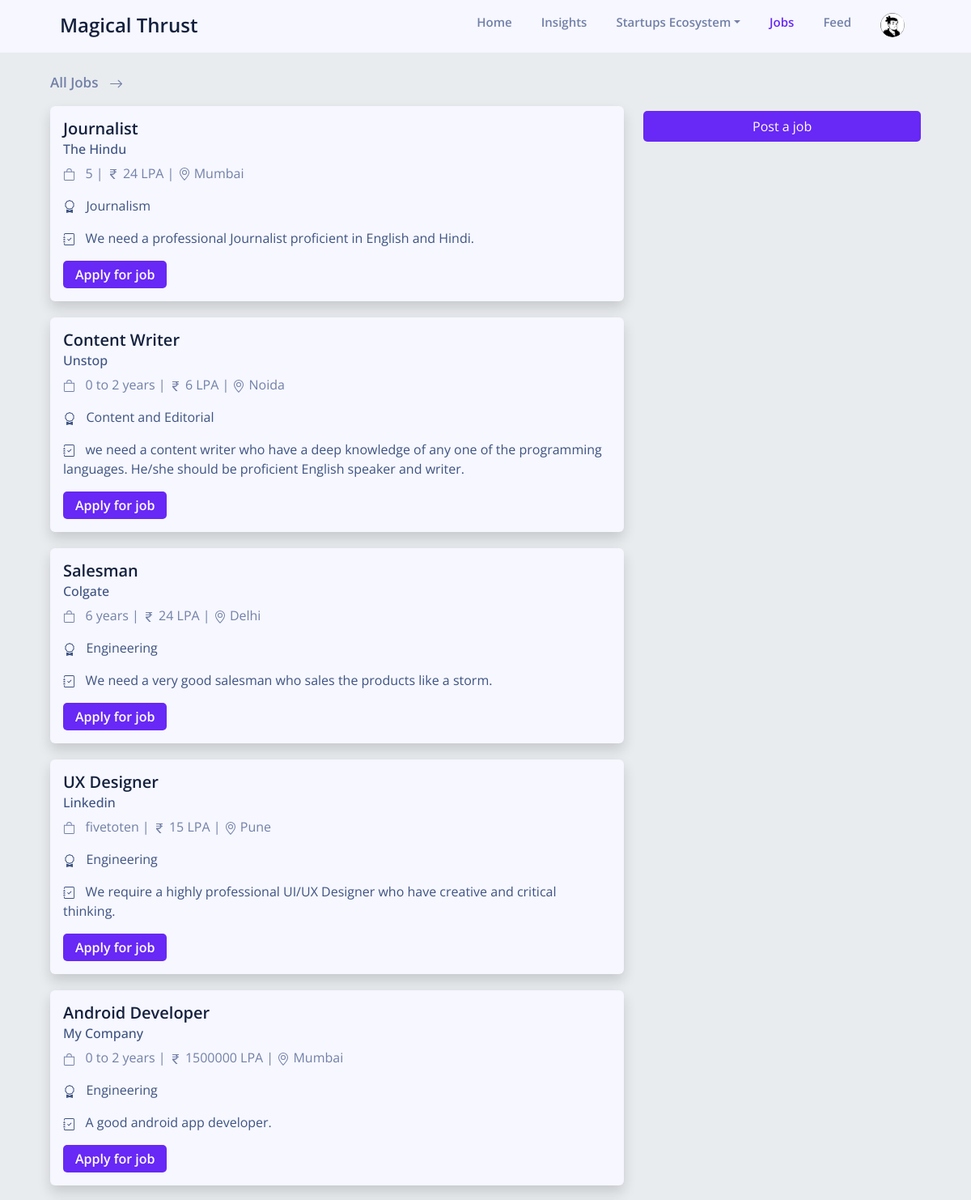
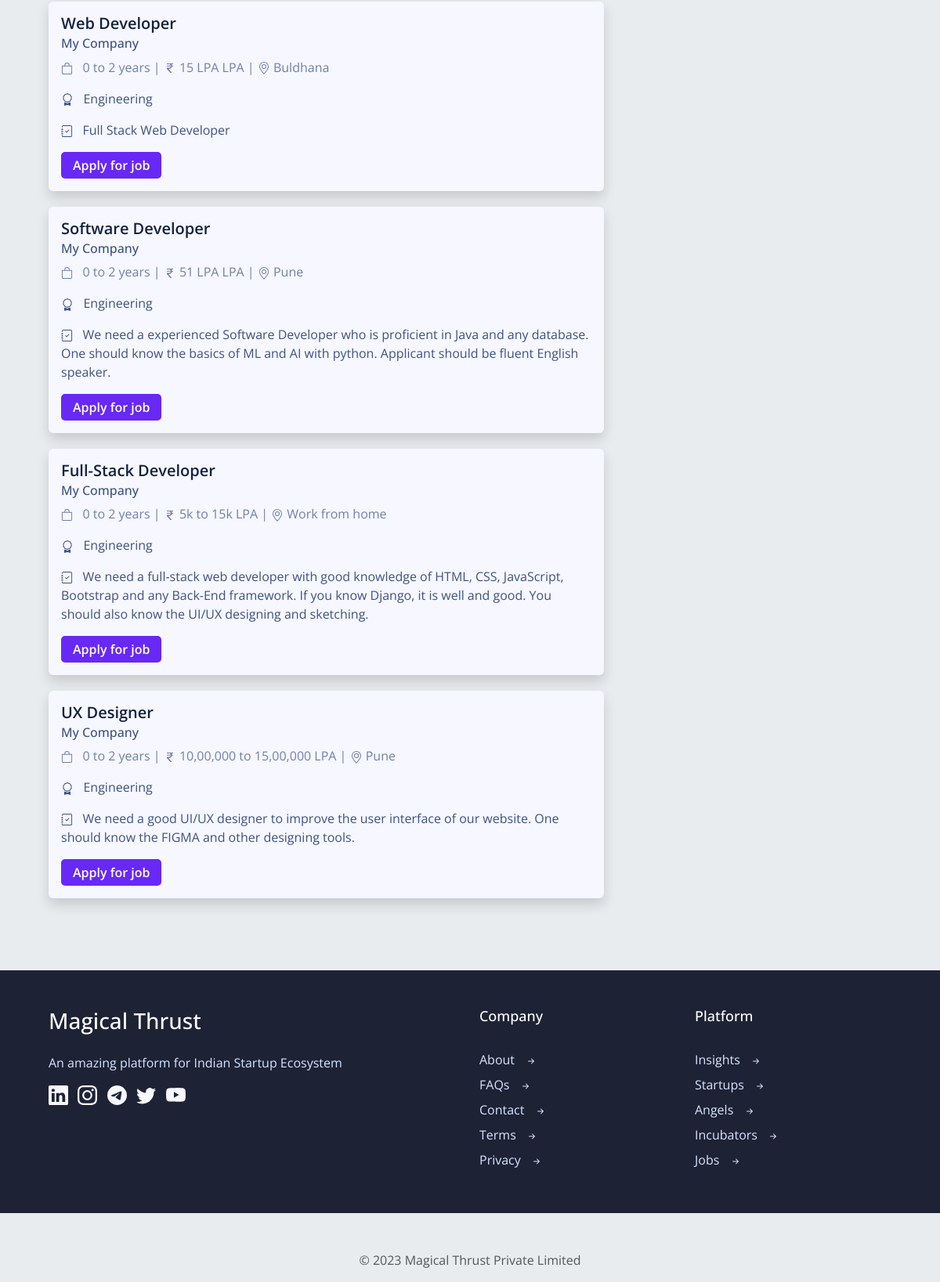
Page /jobs (signed in) on the committed database (2 pictures, top to bottom).
### core/models.py (models this page shows, shortened)
class Jobpost(models.Model):
    id = models.UUIDField(primary_key=True, default=uuid.uuid4)   #
    user = models.CharField(max_length=100)
    jobposition = models.TextField()
    joblocation = models.TextField()
    jobtime = models.TextField()
    jobsalary = models.TextField()
    jobabout = models.TextField()
    joblink = models.TextField()
    jobcompany = models.TextField()
    jobmode = models.TextField()
    jobexperience = models.TextField()
    jobdepartment = models.TextField(max_length=240, default='Engineering')

### core/views.py (the view)
# urls.py: path('jobs', views.jobs, name='jobs'),
@login_required(login_url='signin')
def jobs(request):
    user_object = User.objects.get(username=request.user.username)
    user_profile = Profile.objects.get(user=user_object)
    jobfeed = []
    jobfeed_lists = Jobpost.objects.all()
    jobfeed.append(jobfeed_lists)
    jobfeef_list = list(chain(*jobfeed))
    return render(request, 'jobs.html', {'user_profile': user_profile, 'jobposts': jobfeef_list,})

### templates/jobs.html (shortened to what this page needs)
{% load static %}
<!DOCTYPE html>
<html lang="en">
<head>
    <link href="https://cdn.jsdelivr.net/npm/bootstrap@5.3.0-alpha3/dist/css/bootstrap.min.css" rel="stylesheet">
    <link rel="stylesheet" href="{% static 'css/common.css' %}">
    <link rel="stylesheet" href="{% static 'css/jobs.css' %}">
</head>
<body>
    <section class="nav-section">
        <div class="container nav-container">
            <nav class="navbar navbar-expand-lg">
                <div class="container-fluid">
                  <a class="navbar-brand brand-name" href="/home">
                    Magical Thrust</a>
                  <div class="collapse justify-content-end navbar-collapse" id="navbarSupportedContent">
                    <ul class="navbar-nav">
                      <li class="nav-item">
                        <a class="nav-link navbar-item" href="/home">Home</a>
                      </li>
                      <li class="nav-item">
                        <a class="nav-link navbar-item" href="/insights">Insights</a>
                      </li>
                      <li class="nav-item dropdown">
                        <a class="nav-link navbar-item dropdown-toggle" href="" data-bs-toggle="dropdown" aria-expanded="false">Startups Ecosystem</a>
                      </li>
                      <li class="nav-item">
                        <a class="nav-link active-navbar-item" href="/jobs">Jobs</a>
                      </li>
                      <li class="nav-item">
                        <a class="nav-link navbar-item" href="/">Feed</a>
                      </li>
                      <li class="nav-item dropdown">
                        <a class="nav-link " href="#" role="button" data-bs-toggle="dropdown" aria-expanded="false">
                          <img src="{% static 'images/avatar.png' %}" alt="profile picture" class="profile-on-nav ">
                        </a>
                      </li>
                    </ul>
                  </div>
                </div>
              </nav>
        </div>
    </section>
    <br>
    <div class="container all-containers">
        <div class="row">
            <div class="col">
                <p class="jobs-head-line">
                    All Jobs
                    &nbsp;
                    <svg xmlns="http://www.w3.org/2000/svg" width="17" height="17" fill="currentColor" class="bi bi-arrow-right" viewBox="0 0 16 16">
                        <path fill-rule="evenodd" d="M1 8a.5.5 0 0 1 .5-.5h11.793l-3.147-3.146a.5.5 0 0 1 .708-.708l4 4a.5.5 0 0 1 0 .708l-4 4a.5.5 0 0 1-.708-.708L13.293 8.5H1.5A.5.5 0 0 1 1 8z"/>
                    </svg>
                </p>
                {% for jobpost in jobposts reversed %}
                <div class="card shadow job-card" style="margin-bottom: 20px;">
                    <div class="card-body">
                      <h5 class="card-title job-role">{{jobpost.jobposition}}</h5>
                      <h6 class="card-subtitle mb-2 job-post-by">{{jobpost.jobcompany}}</h6>
                      <p class="card-text job-things">
                        <svg xmlns="http://www.w3.org/2000/svg" width="15" height="15" fill="currentColor" class="bi bi-bag" viewBox="0 0 16 16">
                            <path d="M8 1a2.5 2.5 0 0 1 2.5 2.5V4h-5v-.5A2.5 2.5 0 0 1 8 1zm3.5 3v-.5a3.5 3.5 0 1 0-7 0V4H1v10a2 2 0 0 0 2 2h10a2 2 0 0 0 2-2V4h-3.5zM2 5h12v9a1 1 0 0 1-1 1H3a1 1 0 0 1-1-1V5z"/>
                        </svg>
                        {{jobpost.jobexperience}}
                        &verbar;
                        {{jobpost.jobsalary}} LPA
                        &verbar;
                        {{jobpost.joblocation}}
                      </p>
                      <p class="about-job">
                        {{jobpost.jobdepartment}}
                      </p>
                      <p class="about-job">
                        {{jobpost.jobabout}}
                      </p>
                      <a class="apply-for-job-button" href="{{jobpost.joblink}}"><button>Apply for job</button></a>
                    </div>
                </div>
                {% endfor %}
                <br>
            </div>
            <div class="col-4">
                <br><br>
                <div class="d-grid">
                  <a href="/postnewjob" class="job-post-button">
                    <button class="btn">Post a job</button>
                  </a>
                </div>
            </div>
          </div>
    </div>
    <section class="global-footer">
    <div class="container all-containers">
      <footer class="row  py-5 my-5">
        <div class="col-6">
          <a href="/" class="d-flex align-items-center mb-3 link-body-emphasis text-decoration-none">
            <h3 class="foot-head">Magical Thrust</h3>
          </a>
          <p class="foot-text">An amazing platform for Indian Startup Ecosystem</p>
          <div class="social-icons-div">
          </div>
        </div>
        <div class="col-3">
          <h5 class="foot-list-head">Company</h5>
          <br>
          <ul class="nav flex-column foot-list">
            <li class="nav-item mb-2"><a href="about.html" class="nav-link p-0">About
              &nbsp;
              <svg xmlns="http://www.w3.org/2000/svg" width="16" height="16" fill="currentColor" class="bi bi-arrow-right-short" viewBox="0 0 16 16">
                <path fill-rule="evenodd" d="M4 8a.5.5 0 0 1 .5-.5h5.793L8.146 5.354a.5.5 0 1 1 .708-.708l3 3a.5.5 0 0 1 0 .708l-3 3a.5.5 0 0 1-.708-.708L10.293 8.5H4.5A.5.5 0 0 1 4 8z"/>
              </svg>
            </a></li>
            <li class="nav-item mb-2"><a href="faqs.html" class="nav-link p-0">FAQs
              &nbsp;
              <svg xmlns="http://www.w3.org/2000/svg" width="16" height="16" fill="currentColor" class="bi bi-arrow-right-short" viewBox="0 0 16 16">
                <path fill-rule="evenodd" d="M4 8a.5.5 0 0 1 .5-.5h5.793L8.146 5.354a.5.5 0 1 1 .708-.708l3 3a.5.5 0 0 1 0 .708l-3 3a.5.5 0 0 1-.708-.708L10.293 8.5H4.5A.5.5 0 0 1 4 8z"/>
              </svg>
            </a></li>
            <li class="nav-item mb-2"><a href="contact.html" class="nav-link p-0">Contact
              &nbsp;
              <svg xmlns="http://www.w3.org/2000/svg" width="16" height="16" fill="currentColor" class="bi bi-arrow-right-short" viewBox="0 0 16 16">
                <path fill-rule="evenodd" d="M4 8a.5.5 0 0 1 .5-.5h5.793L8.146 5.354a.5.5 0 1 1 .708-.708l3 3a.5.5 0 0 1 0 .708l-3 3a.5.5 0 0 1-.708-.708L10.293 8.5H4.5A.5.5 0 0 1 4 8z"/>
              </svg>
            </a></li>
            <li class="nav-item mb-2"><a href="terms.html" class="nav-link p-0">Terms
              &nbsp;
              <svg xmlns="http://www.w3.org/2000/svg" width="16" height="16" fill="currentColor" class="bi bi-arrow-right-short" viewBox="0 0 16 16">
                <path fill-rule="evenodd" d="M4 8a.5.5 0 0 1 .5-.5h5.793L8.146 5.354a.5.5 0 1 1 .708-.708l3 3a.5.5 0 0 1 0 .708l-3 3a.5.5 0 0 1-.708-.708L10.293 8.5H4.5A.5.5 0 0 1 4 8z"/>
              </svg>
            </a></li>
            <li class="nav-item mb-2"><a href="privacyPolicy.html" class="nav-link p-0">Privacy
              &nbsp;
              <svg xmlns="http://www.w3.org/2000/svg" width="16" height="16" fill="currentColor" class="bi bi-arrow-right-short" viewBox="0 0 16 16">
                <path fill-rule="evenodd" d="M4 8a.5.5 0 0 1 .5-.5h5.793L8.146 5.354a.5.5 0 1 1 .708-.708l3 3a.5.5 0 0 1 0 .708l-3 3a.5.5 0 0 1-.708-.708L10.293 8.5H4.5A.5.5 0 0 1 4 8z"/>
              </svg>
            </a></li>
          </ul>
        </div>
        <div class="col-3">
          <h5 class="foot-list-head">Platform</h5>
          <br>
          <ul class="nav flex-column foot-list">
            <li class="nav-item mb-2"><a href="insights.html" class="nav-link p-0">Insights
              &nbsp;
              <svg xmlns="http://www.w3.org/2000/svg" width="16" height="16" fill="currentColor" class="bi bi-arrow-right-short" viewBox="0 0 16 16">
                <path fill-rule="evenodd" d="M4 8a.5.5 0 0 1 .5-.5h5.793L8.146 5.354a.5.5 0 1 1 .708-.708l3 3a.5.5 0 0 1 0 .708l-3 3a.5.5 0 0 1-.708-.708L10.293 8.5H4.5A.5.5 0 0 1 4 8z"/>
              </svg>
            </a></li>
            <li class="nav-item mb-2"><a href="startups.html" class="nav-link p-0">Startups
              &nbsp;
              <svg xmlns="http://www.w3.org/2000/svg" width="16" height="16" fill="currentColor" class="bi bi-arrow-right-short" viewBox="0 0 16 16">
                <path fill-rule="evenodd" d="M4 8a.5.5 0 0 1 .5-.5h5.793L8.146 5.354a.5.5 0 1 1 .708-.708l3 3a.5.5 0 0 1 0 .708l-3 3a.5.5 0 0 1-.708-.708L10.293 8.5H4.5A.5.5 0 0 1 4 8z"/>
              </svg>
            </a></li>
            <li class="nav-item mb-2"><a href="angels.html" class="nav-link p-0">Angels
              &nbsp;
              <svg xmlns="http://www.w3.org/2000/svg" width="16" height="16" fill="currentColor" class="bi bi-arrow-right-short" viewBox="0 0 16 16">
                <path fill-rule="evenodd" d="M4 8a.5.5 0 0 1 .5-.5h5.793L8.146 5.354a.5.5 0 1 1 .708-.708l3 3a.5.5 0 0 1 0 .708l-3 3a.5.5 0 0 1-.708-.708L10.293 8.5H4.5A.5.5 0 0 1 4 8z"/>
              </svg>
            </a></li>
            <li class="nav-item mb-2"><a href="incubators.html" class="nav-link p-0">Incubators
              &nbsp;
              <svg xmlns="http://www.w3.org/2000/svg" width="16" height="16" fill="currentColor" class="bi bi-arrow-right-short" viewBox="0 0 16 16">
                <path fill-rule="evenodd" d="M4 8a.5.5 0 0 1 .5-.5h5.793L8.146 5.354a.5.5 0 1 1 .708-.708l3 3a.5.5 0 0 1 0 .708l-3 3a.5.5 0 0 1-.708-.708L10.293 8.5H4.5A.5.5 0 0 1 4 8z"/>
              </svg>
            </a></li>
            <li class="nav-item mb-2"><a href="jobs.html" class="nav-link p-0">Jobs
              &nbsp;
              <svg xmlns="http://www.w3.org/2000/svg" width="16" height="16" fill="currentColor" class="bi bi-arrow-right-short" viewBox="0 0 16 16">
                <path fill-rule="evenodd" d="M4 8a.5.5 0 0 1 .5-.5h5.793L8.146 5.354a.5.5 0 1 1 .708-.708l3 3a.5.5 0 0 1 0 .708l-3 3a.5.5 0 0 1-.708-.708L10.293 8.5H4.5A.5.5 0 0 1 4 8z"/>
              </svg>
            </a></li>
          </ul>
        </div>
      </footer>
    </div>
    </section>
    <section class="sub-footer">
  <p class="text-center text-body-secondary">© 2023 Magical Thrust Private Limited</p>
    </section>
</body>
</html>

### static/css/common.css (style rules this page uses)
body { font-family: 'Open Sans', sans-serif; font-size: 16px; background-color: #e9ecef; }
.all-containers { max-width: 1100px; }
.nav-section { background-color: #f6f7ff; height: 65px; }
.nav-container { max-width: 1100px; }
.brand-name { font-size: x-large; font-weight: 600; color: #14213d; }
.profile-on-nav { width: 30px; border-radius: 50%; }
.active-navbar-item { font-size: 15px; font-weight: 600; margin-right: 20px; color: #6828F5; }
.navbar-item { font-size: 15px; font-weight: 600; margin-right: 20px; color: #7280A7; }
.global-footer { background-color: #1D2235; }
.foot-head { color: white; }
.foot-text { color: #D8E5FF; }
.social-icons-div { color: #f6f7ff; }
.foot-list-head { color: white; font-size: 18px; }
.foot-list { color: #f6f7ff; font-size: 16px; }
.foot-list a { text-decoration: none; color: #D8E5FF; }

### static/css/jobs.css (style rules this page uses)
:root { --pale-blue: hsl(255, 100%, 94%); --bright-blue: hsl(245, 75%, 52%); --very-pale-blue: hsl(255, 100%, 98%); --desaturated-blue: hsl(224, 23%, 55%); --dark-blue: hsl(223, 47%, 23%); --hovered-blue: #6C7AFA; --theme-violet: #6828F5; --theme-blue: #0E61FF; --theme-orange: #FF701F; --theme-violet-hover: #8B56FF; --nav-color: #F6F7FF; }
body { font-size: 16px; font-family: 'Open Sans', sans-serif; }
.jobs-head-line { font-size: 17px; font-weight: 600; color: var(--desaturated-blue); }
.job-card { border: none; background-color: var(--nav-color); }
.job-role { color: #14213d; font-weight: 600; }
.job-post-by { color: #3E5381; margin-bottom: 15px; }
.job-things { color: var(--desaturated-blue); vertical-align: bottom; }
.about-job { color: #3E5381; }
.apply-for-job-button button { padding: 5px 15px; color: white; font-weight: 600; background-color: var(--theme-violet); border: none; border-radius: 5px; }
.job-post-button { border: none; background-color: var(--theme-violet); color: white; border-radius: 5px; font-size: 16px; font-weight: 700px; text-align: center; }
.job-post-button button { color: white; }

### rows in the picture
Jobpost: jobposition "Journalist", jobcompany "The Hindu", jobexperience "5", jobsalary "24", joblocation "Mumbai", jobdepartment "Journalism", jobabout "We need a professional Journalist proficient in English and Hindi."
Jobpost: jobposition "Content Writer", jobcompany "Unstop", jobexperience "0 to 2 years", jobsalary "6", joblocation "Noida", jobdepartment "Content and Editorial", jobabout "we need a content writer who have a deep knowledge of any one of the programming languages. He/she should be proficient English speaker and writer."
Jobpost: jobposition "Salesman", jobcompany "Colgate", jobexperience "6 years", jobsalary "24", joblocation "Delhi", jobdepartment "Engineering", jobabout "We need a very good salesman who sales the products like a storm."
Jobpost: jobposition "UX Designer", jobcompany "Linkedin", jobexperience "fivetoten", jobsalary "15", joblocation "Pune", jobdepartment "Engineering", jobabout "We require a highly professional UI/UX Designer who have creative and critical thinking."
Jobpost: jobposition "Android Developer", jobcompany "My Company", jobexperience "0 to 2 years", jobsalary "1500000", joblocation "Mumbai", jobdepartment "Engineering", jobabout "A good android app developer."
Jobpost: jobposition "Web Developer", jobcompany "My Company", jobexperience "0 to 2 years", jobsalary "15 LPA", joblocation "Buldhana", jobdepartment "Engineering", jobabout "Full Stack Web Developer"
Jobpost: jobposition "Software Developer", jobcompany "My Company", jobexperience "0 to 2 years", jobsalary "51 LPA", joblocation "Pune", jobdepartment "Engineering", jobabout "We need a experienced Software Developer who is proficient in Java and any database. One should know the basics of ML and AI with python. Applicant should be fluent English speaker."
Jobpost: jobposition "Full-Stack Developer", jobcompany "My Company", jobexperience "0 to 2 years", jobsalary "5k to 15k", joblocation "Work from home", jobdepartment "Engineering", jobabout "We need a full-stack web developer with good knowledge of HTML, CSS, JavaScript, Bootstrap and any Back-End framework. If you know Django, it is well and good. You should also know the UI/UX designing and sketching."
Jobpost: jobposition "UX Designer", jobcompany "My Company", jobexperience "0 to 2 years", jobsalary "10,00,000 to 15,00,000", joblocation "Pune", jobdepartment "Engineering", jobabout "We need a good UI/UX designer to improve the user interface of our website. One should know the FIGMA and other designing tools."
